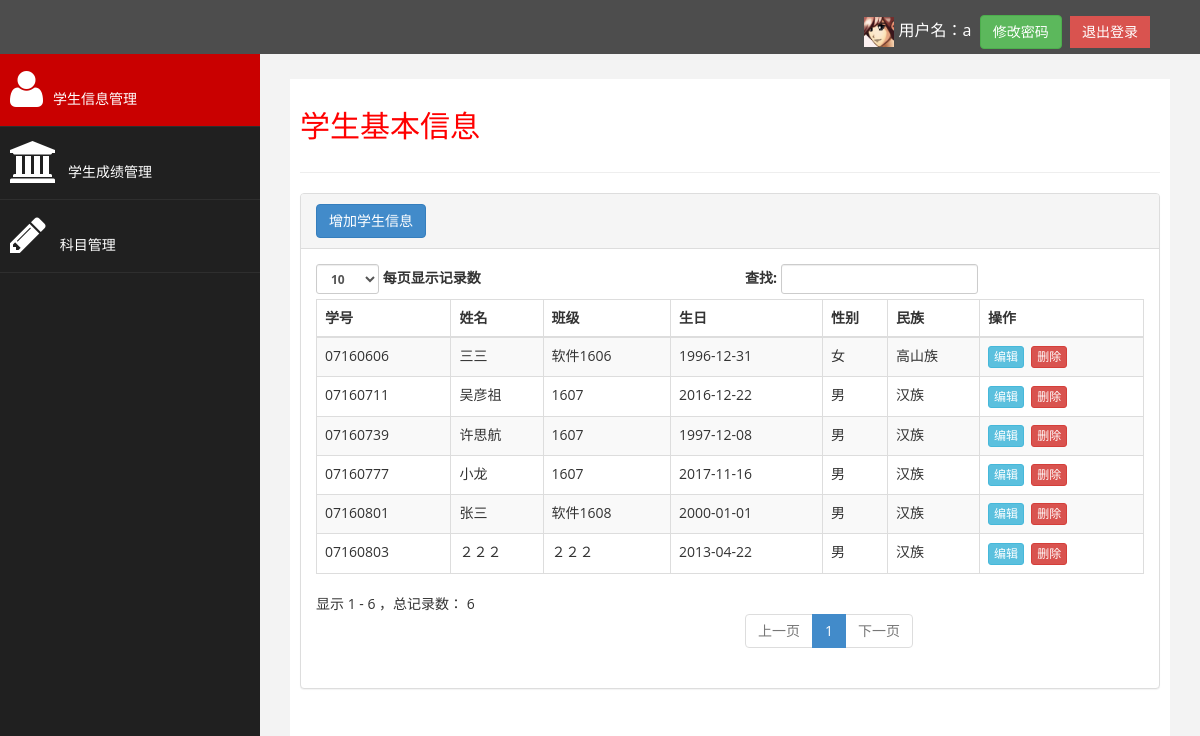
Page /student2/index.php (signed in) on the committed database.
### tables this page shows
CREATE TABLE `student` (
  `id` int(10) UNSIGNED NOT NULL,
  `studentId` varchar(8) NOT NULL,
  `name` varchar(20) NOT NULL,
  `className` varchar(20) NOT NULL,
  `birthday` date NOT NULL,
  `sex` char(1) NOT NULL DEFAULT '男',
  `nation` varchar(10) NOT NULL
);

### student2/index.php (the view, shortened to what this page needs)
<?php require_once 'base.php';?>
<?php
$query = "select * from student";
$result = mysql_query($query);
?>
<div id="page-wrapper">
	<div id="page-inner">
		<div class="row">
			<div class="col-md-12">
				<h2>学生基本信息</h2>
			</div>
		</div>
		<hr />
		<div class="row">
			<div class="col-md-12">
				<div class="panel panel-default">
					<div class="panel-heading"><a href='insert.php' class="btn btn-primary">增加学生信息</a></div>
					<div class="panel-body">
						<div class="table-responsive">
							<table class="table table-striped table-bordered table-hover"
								id="dataTables-example">
								<thead>
									<tr>
										<th>学号</th>
										<th>姓名</th>
										<th>班级</th>
										<th>生日</th>
										<th>性别</th>
										<th>民族</th>
										<th>操作</th>
									</tr>
								</thead>
								<tbody>
                        		<?php
                        while ($row = mysql_fetch_array($result)) {
                            echo '<tr class="$linecolor" onMouseMove="show(\''.$row['studentId'].'\')">';
                            echo "<td>" . $row['studentId'] . "</td>";
                            echo "<td>" . $row['name'] . "</td>";
                            echo "<td>" . $row['className'] . "</td>";
                            echo "<td>" . $row['birthday'] . "</td>";
                            echo "<td>" . $row['sex'] . "</td>";
                            echo "<td>" . $row['nation'] . "</td>";
                            echo "<td><a href='edit.php?id=" . $row['id'] . "' class='btn btn-info btn-xs'>编辑</a>&nbsp;&nbsp;<a href='delete.php?id=" . $row['id'] . "' class='btn btn-danger btn-xs'>删除</a></td>";
                            echo "</tr>";
                        }
                        ?>
								</tbody>
							</table>
						</div>
					</div>
				</div>
			</div>
		</div>
	</div>
</div>
</div>
</body>
</html>

### student2/base.php (shortened to what this page needs)
<?php
$userName = $_SESSION ['userName'];
$url = $_SERVER['PHP_SELF'];
$start = strrpos($url,'/');
$end = strrpos($url,'.');
$menuName = substr($url,$start+1,$end-$start-1);
?>
<!DOCTYPE html>
<html xmlns="http://www.w3.org/1999/xhtml">
<head>
<link href="assets/css/bootstrap.css" rel="stylesheet" />
<link href="assets/css/font-awesome.css" rel="stylesheet" />
<link href="assets/js/custom.js" rel="stylesheet" />
<link href="assets/js/morris/morris-0.4.3.min.css" rel="stylesheet" />
<link href="assets/css/custom.css" rel="stylesheet" />
    </head>
    <body>
    <div id="wrapper">
    <nav class="navbar navbar-default navbar-cls-top " role="navigation"
        style="margin-bottom: 0">
            <div
            style="color: white; padding: 15px 50px 5px 50px; float: right; font-size: 16px;">
            <img src="images/user.jpg" style="height: 30px;width: 30px">
            用户名：<?=$userName?>&nbsp;&nbsp;<a href='newpassword.php' class="btn btn-success">修改密码</a>&nbsp;&nbsp;<a href="loginout.php"
					class="btn btn-danger square-btn-adjust">退出登录</a>
			</div>
		</nav>
		<nav class="navbar-default navbar-side" role="navigation">
			<div class="sidebar-collapse">
				<ul class="nav" id="main-menu">
					<li><a <?="index"==$menuName?"class='active-menu'":""?> href="index.php"><i
							class="fa   fa-user fa-3x"></i>学生信息管理</a></li>
					<li><a <?="score"==$menuName?"class='active-menu'":""?> href="score.php"><i
							class="fa fa-university fa-3x"></i>学生成绩管理</a></li>
					<li><a <?="exam"==$menuName?"class='active-menu'":""?> href="subject.php"><i
							class="fa fa-pencil fa-3x"></i> 科目管理</a></li>
				</ul>
			</div>
		</nav>

### student2/assets/css/custom.css (style rules this page uses)
body { font-family: 'Open Sans', sans-serif; }
#wrapper { width: 100%; background:#202020; }
#page-wrapper { padding: 15px 15px; min-height: 600px; background:#F3F3F3; }
#page-inner { width:100%; margin:10px 20px 10px 0px; background-color:#fff!important; padding:10px; min-height:1200px; }
h2 { color: #f00; }
.square-btn-adjust { border: 0px solid transparent; -webkit-border-radius: 0px; -moz-border-radius: 0px; border-radius: 0px; }
.active-menu { background-color:#C90000!important; }
.sidebar-collapse , .sidebar-collapse .nav { background:none; }
.sidebar-collapse .nav { padding:0; }
.sidebar-collapse .nav > li > a { color:#fff; background:#202020; text-shadow:none; }
.sidebar-collapse > .nav > li > a { padding:15px 10px; }
.sidebar-collapse > .nav > li { border-bottom: 1px solid rgba(107, 108, 109, 0.19); }
.navbar-side { border:none; background-color: #202020; }
.navbar-cls-top { background:#4D4D4D; border-bottom:none; }
.navbar-default { border:0px solid black; }
.nav > li > a > i { margin-right:10px; }
@media (min-width:768px) { #page-wrapper { margin: 0 0 0 260px; padding: 15px 30px; min-height: 1200px; } }
@media (min-width:768px) { .navbar-side { z-index: 1; position: absolute; width: 260px; } }
@media (min-width:768px) { .navbar { border-radius: 0px; } }

### rows in the picture
student: studentId "07160801", name "张三", className "软件1608", birthday "2000-01-01", sex "男", nation "汉族"
student: studentId "07160803", name "２２２", className "２２２", birthday "2013-04-22", sex "男", nation "汉族"
student: studentId "07160606", name "三三", className "软件1606", birthday "1996-12-31", sex "女", nation "高山族"
student: studentId "07160777", name "小龙", className "1607", birthday "2017-11-16", sex "男", nation "汉族"
student: studentId "07160711", name "吴彦祖", className "1607", birthday "2016-12-22", sex "男", nation "汉族"
student: studentId "07160739", name "许思航", className "1607", birthday "1997-12-08", sex "男", nation "汉族"

### other values in the picture
$userName "a"
